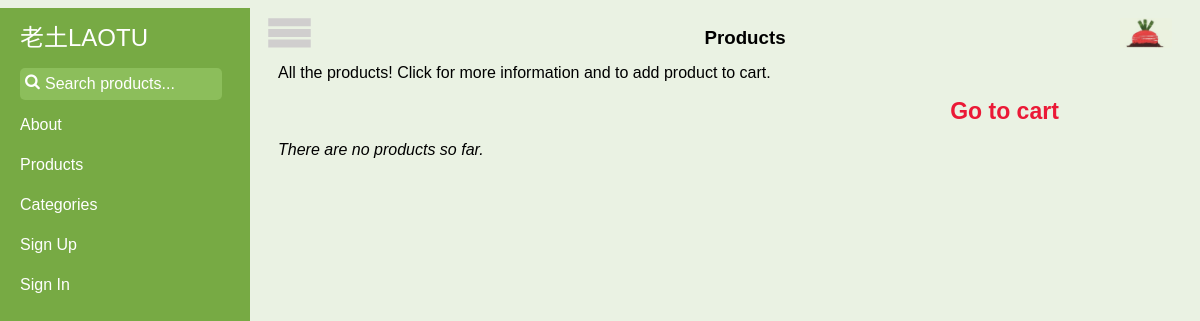
/products_list/fruit, run on an earlier commit of the app's database.
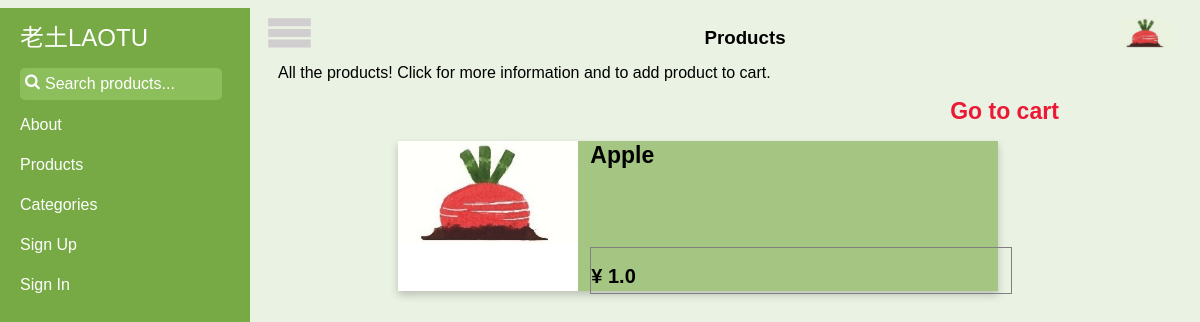
And on a later commit of the database.
### tables this page shows
CREATE TABLE product (
    product_id integer primary key autoincrement,
    title text not null,
    category text not null,
    quantity integer not null,
    price decimal(7,2) not null,
    description text not null,
    producer_id integer not null,
    FOREIGN KEY (producer_id) REFERENCES producer(producer_id)
);

### laotu.py (the view)
@app.route('/products_list/<category>')
def show_products_list_category(category):
    return render_template('products_list.html', products_list=query_db('''
        select * from product where category = ?''', (category, )))

### laotu.py (called while the page is built)
def get_db():
    top = _app_ctx_stack.top
    if not hasattr(top, 'sqlite_db'):
        top.sqlite_db = sqlite3.connect(app.config['DATABASE'])
        top.sqlite_db.row_factory = sqlite3.Row
    return top.sqlite_db

@app.teardown_appcontext
def close_database(exception):
    top = _app_ctx_stack.top
    if hasattr(top, 'sqlite_db'):
        top.sqlite_db.close()

def query_db(query, args=(), one=False):
    cur = get_db().execute(query, args)
    rv = cur.fetchall()
    return (rv[0] if rv else None) if one else rv

@app.before_request
def before_request():
    g.user = None
    if 'user_id' in session:
        g.user = query_db('select * from user where user_id = ?',
                          [session['user_id']], one=True)

### templates/products_list.html (shortened to what this page needs)
{% extends "layout.html" %}
{% block header %}Products{% endblock %}
{% block main %}
  All the products! Click for more information and to add product to cart.
  <div style="width: 150px; position:relative; left: 30%; margin: 1rem auto;">
    <h1><a href="{{ url_for('get_cart')}}">Go to cart</a></h1>
  </div>
  {% for product in products_list %}
    <div class="productlist" onclick="gotoURL('{{ url_for('show_product', product_id=product.product_id)}}')">
      <div class="pic">
        <img src="{{ url_for('static', filename='images/laotu-logo.png') }}" style="max-width:100%; max-height:100%">
      </div>
      <div class="info">
        <div class="title" style="">
          <h1>{{ product.title }}</h1>
        </div>
        <div style="position: absolute; height: 30%; width: 100%; top: 70%;border: 1px solid grey;">
          <h2 style="font-size: 20px; text-orientation: right">&#165 {{ product.price/100 }}</h2>
        </div>
      </div>
  {% else %}
    <em>There are no products so far.</em>
  {% endfor %}
{% endblock %}

What changed in the data, as far as the page shows it:
added product: title "Apple", product.price/100 "1.0"
Also different on the page:
text no longer shown: "There are no products so far."
